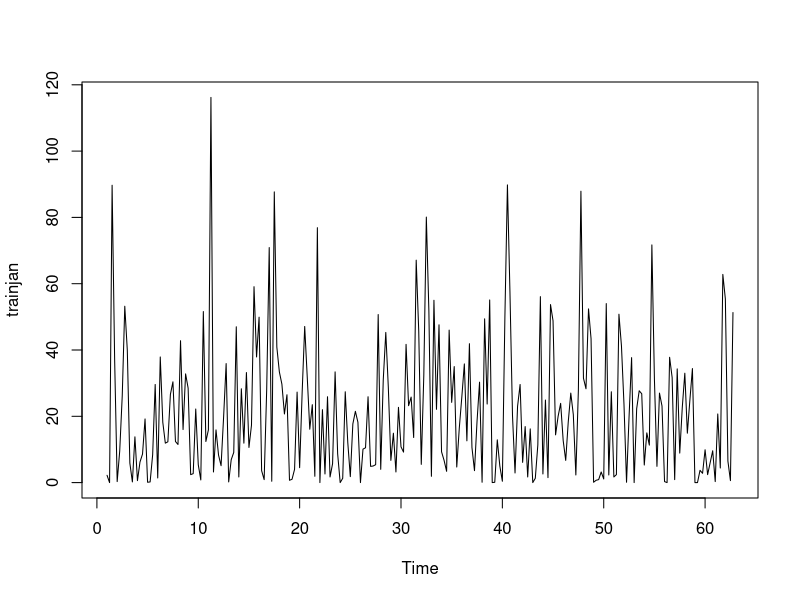
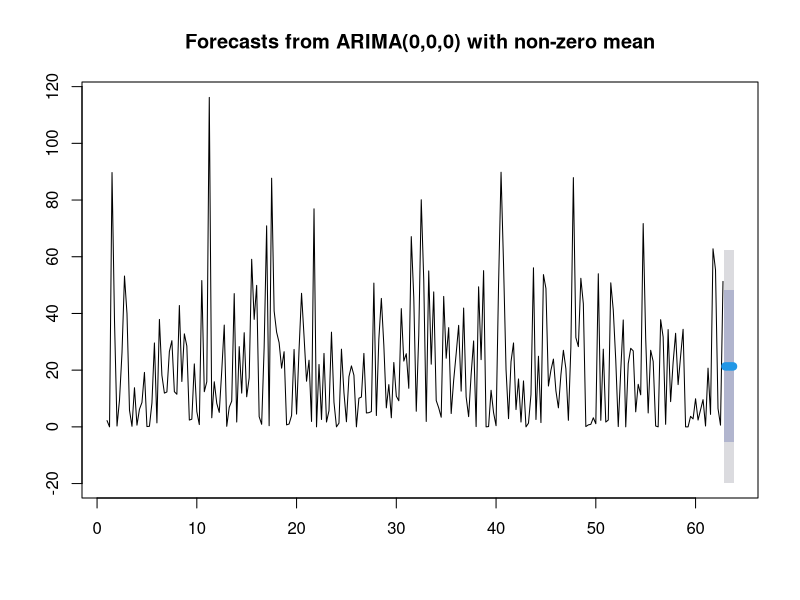
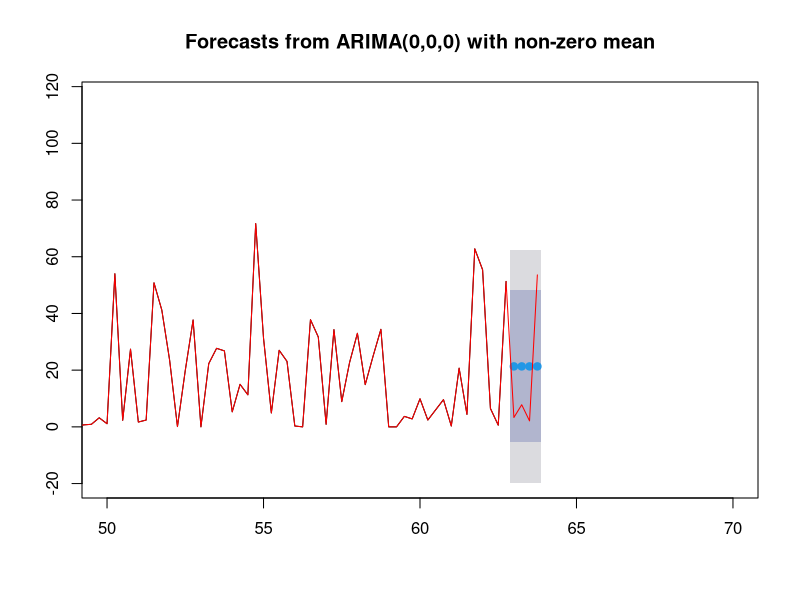
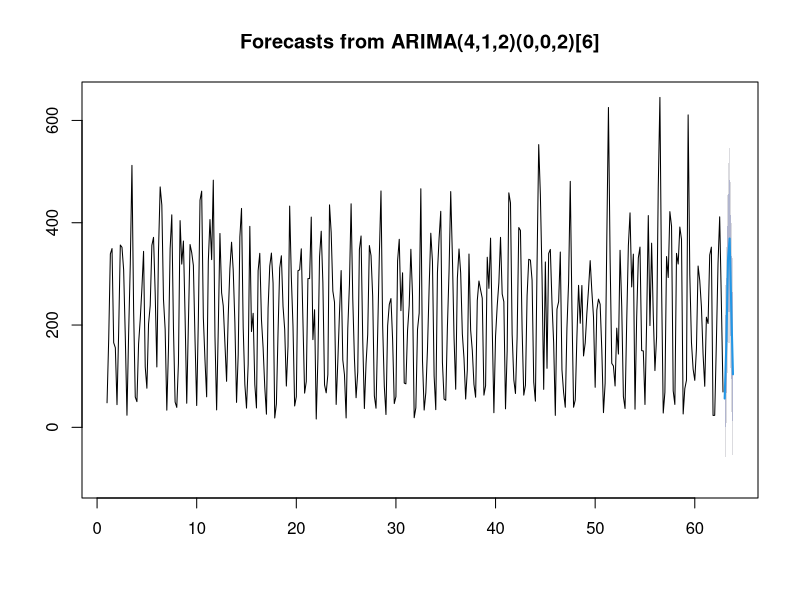
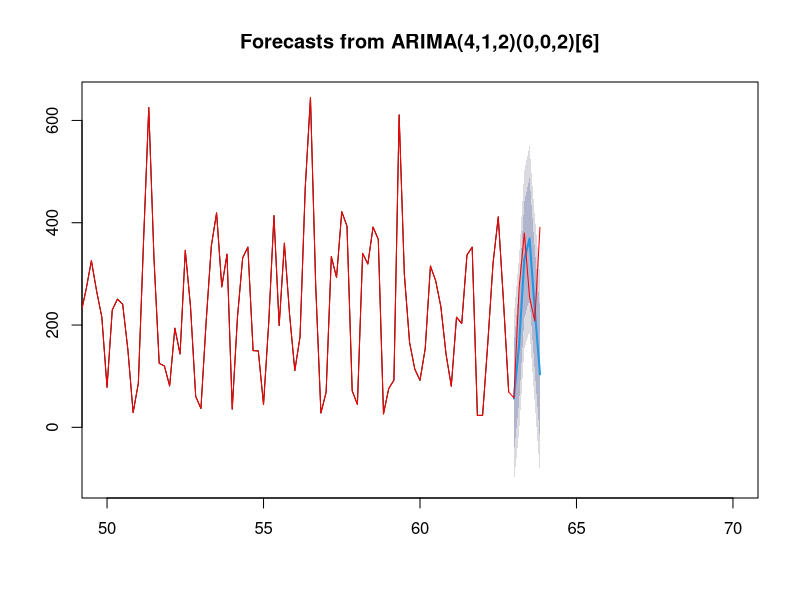
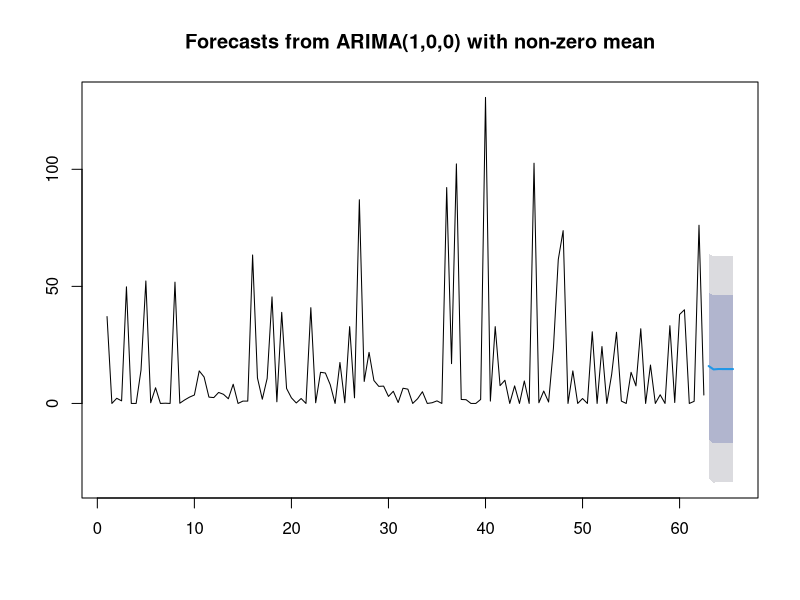
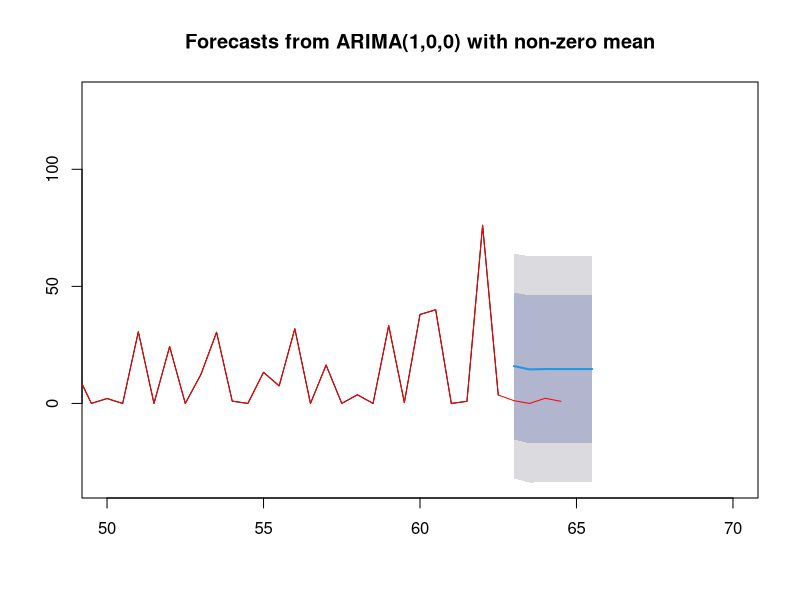
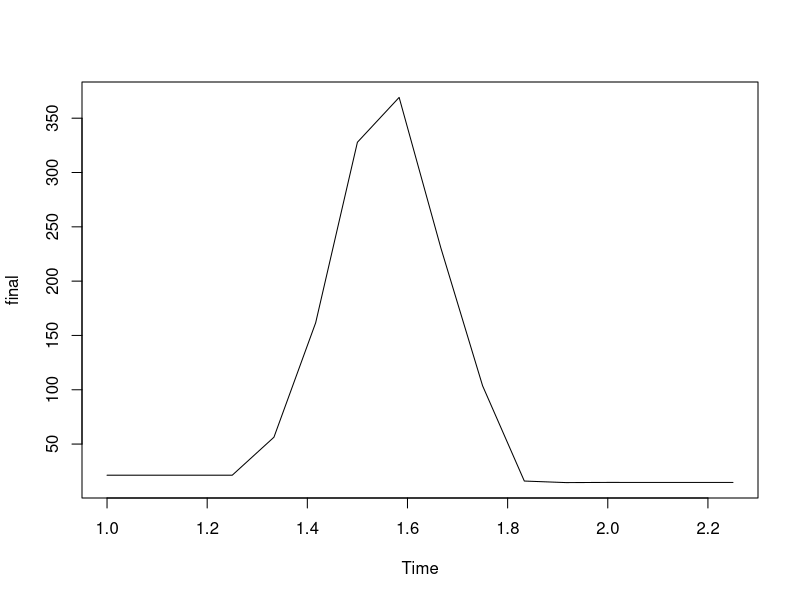

Generate these figures, in order, with R:
data<-read.csv("rainfall.csv",stringsAsFactors = FALSE)
library(dplyr)
library(tseries)
library(forecast)
library(reshape)
head(data)
data<-filter(data,SD_Name=="ORISSA")

####   JAN-APR


trainjan<-filter(data,YEAR<=2012)
trainjan<-select(trainjan,YEAR,JAN:APR)

trainjan<-melt(trainjan,c("YEAR"))

head(trainjan)

trainjan<-arrange(trainjan,YEAR)

head(trainjan,12)
trainjan<-ts(trainjan$value,frequency=4)

class(trainjan)

plot(trainjan)
adf.test(trainjan,alternative = "stationary")
#p-value<0.05 (null rejected,alternative accepted)
#auto.arima(trainjan)
modjantrain<-Arima(trainjan,order=c(0,0,0))
summary(modjantrain)
#modjantrend<-Arima(jantrend,order=c(3,0,0),seasonal=list(order=c(2,0,0),period=4))
#modjanrandom<-Arima(janrandom,order=c(3,0,0),seasonal=list(order=c(2,0,0),period=4))

janfinal<-forecast(modjantrain,h=4)


plot(janfinal,type="l")


plot(janfinal,xlim=c(50,70))



testjan<-filter(data,YEAR<=2013)
testjan<-select(testjan,YEAR,JAN:APR)
testjan<-melt(testjan,c("YEAR"))
testjan<-arrange(testjan,YEAR)
testjan<-ts(testjan$value,frequency=4)
class(testjan)
lines(testjan,col='red')


### 

#MAY-OCT



trainmay<-filter(data,YEAR<=2012)
head(trainmay)
trainmay<-select(trainmay,YEAR,MAY:OCT)
head(trainmay)
trainmay<-melt(trainmay,c("YEAR"))
head(trainmay)
trainmay<-arrange(trainmay,YEAR)
trainmay<-ts(trainmay$value,frequency=6)
class(trainmay)
auto.arima(trainmay)
modmay<-arima(trainmay,order=c(4,1,2),seasonal=list(order=c(0,0,2),period=6))
summary(modmay)
formay<-forecast(modmay,h=6)
plot(formay)
plot(formay,xlim=c(50,70))

testmay<-filter(data,YEAR<=2013)
testmay<-select(testmay,YEAR,MAY:OCT)
testmay<-melt(testmay,c("YEAR"))
testmay<-arrange(testmay,YEAR)
testmay<-ts(testmay$value,frequency=6)
class(testmay)
lines(testmay,col='red')


####






##NOV-DEC




trainnov<-filter(data,YEAR<=2012)
head(trainnov)
trainnov<-select(trainnov,YEAR,NOV:DEC)
head(trainnov)
trainnov<-melt(trainnov,c("YEAR"))
head(trainnov)
trainnov<-arrange(trainnov,YEAR)
trainnov<-ts(trainnov$value,frequency=2)
class(trainnov)
auto.arima(trainnov)
modnov<-arima(trainnov,order=c(1,0,0))
summary(modnov)
fornov<-forecast(modnov,h=6)
plot(fornov)
plot(fornov,xlim=c(50,70))

testnov<-filter(data,YEAR<=2014)
testnov<-select(testnov,YEAR,NOV:DEC)
testnov<-melt(testnov,c("YEAR"))
testnov<-arrange(testnov,YEAR)
testnov<-ts(testnov$value,frequency=2)
class(testnov)
lines(testnov,col='red')

######

janfinal<-as.data.frame(janfinal)
head(janfinal)
mayfinal<-as.data.frame(formay)
novfinal<-as.data.frame(fornov)

jan<-as.numeric(janfinal$`Point Forecast`)
head(jan)
jan<-as.data.frame(jan)
head(jan)
jan<-rename(jan,c(jan="rain"))

may<-as.numeric(mayfinal$`Point Forecast`)
may<-as.data.frame(may)
may<-rename(may,c(may="rain"))

nov<-as.numeric(novfinal$`Point Forecast`)
nov<-as.data.frame(nov)
nov<-rename(nov,c(nov="rain"))
head(nov)

final<-rbind(jan,may,nov)
head(final)
final<-ts(final$rain,frequency=12)
plot(final)

finaltest<-filter(data,YEAR==2013)
finaltest<-filter(finaltest,SD_Name=="ORISSA")
finaltest<-select(finaltest,YEAR,JAN:DEC)
finaltest<-melt(finaltest,c("YEAR"))
finaltest<-ts(finaltest$value,frequency=12)

plot(finaltest,col='red')
lines(final)
write.csv(final,"Final_Prediction.csv")
